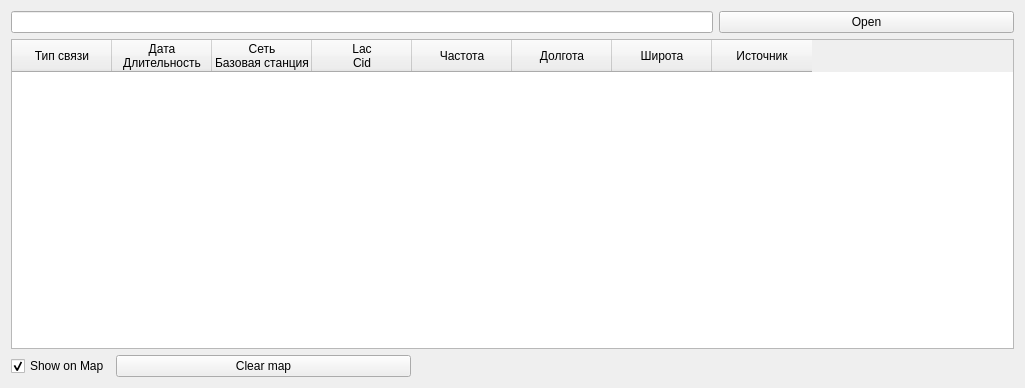
<?xml version="1.0" encoding="UTF-8"?>
<ui version="4.0">
 <class>BaseParserWidget</class>
 <widget class="QWidget" name="BaseParserWidget">
  <property name="geometry">
   <rect>
    <x>0</x>
    <y>0</y>
    <width>1025</width>
    <height>388</height>
   </rect>
  </property>
  <property name="sizePolicy">
   <sizepolicy hsizetype="Fixed" vsizetype="Preferred">
    <horstretch>0</horstretch>
    <verstretch>0</verstretch>
   </sizepolicy>
  </property>
  <property name="minimumSize">
   <size>
    <width>1025</width>
    <height>0</height>
   </size>
  </property>
  <property name="maximumSize">
   <size>
    <width>825</width>
    <height>16777215</height>
   </size>
  </property>
  <property name="windowTitle">
   <string>Form</string>
  </property>
  <layout class="QGridLayout" name="gridLayout">
   <item row="2" column="0">
    <widget class="QCheckBox" name="cbOnMap">
     <property name="sizePolicy">
      <sizepolicy hsizetype="Fixed" vsizetype="Fixed">
       <horstretch>0</horstretch>
       <verstretch>0</verstretch>
      </sizepolicy>
     </property>
     <property name="text">
      <string>Show on Map</string>
     </property>
     <property name="checked">
      <bool>true</bool>
     </property>
    </widget>
   </item>
   <item row="0" column="3">
    <widget class="QPushButton" name="pbOpen">
     <property name="sizePolicy">
      <sizepolicy hsizetype="Preferred" vsizetype="Fixed">
       <horstretch>0</horstretch>
       <verstretch>0</verstretch>
      </sizepolicy>
     </property>
     <property name="text">
      <string>Open</string>
     </property>
    </widget>
   </item>
   <item row="0" column="0" colspan="3">
    <widget class="QLineEdit" name="lePath">
     <property name="sizePolicy">
      <sizepolicy hsizetype="Preferred" vsizetype="Fixed">
       <horstretch>0</horstretch>
       <verstretch>0</verstretch>
      </sizepolicy>
     </property>
    </widget>
   </item>
   <item row="1" column="0" colspan="4">
    <widget class="QTableWidget" name="tableWidget">
     <column>
      <property name="text">
       <string>Тип связи</string>
      </property>
     </column>
     <column>
      <property name="text">
       <string>Дата
Длительность</string>
      </property>
     </column>
     <column>
      <property name="text">
       <string>Сеть
Базовая станция</string>
      </property>
     </column>
     <column>
      <property name="text">
       <string>Lac
Cid</string>
      </property>
     </column>
     <column>
      <property name="text">
       <string>Частота</string>
      </property>
     </column>
     <column>
      <property name="text">
       <string>Долгота</string>
      </property>
     </column>
     <column>
      <property name="text">
       <string>Широта</string>
      </property>
     </column>
     <column>
      <property name="text">
       <string>Источник</string>
      </property>
     </column>
    </widget>
   </item>
   <item row="2" column="1">
    <widget class="QPushButton" name="pbMapClear">
     <property name="text">
      <string>Clear map</string>
     </property>
    </widget>
   </item>
  </layout>
 </widget>
 <resources/>
 <connections/>
</ui>
